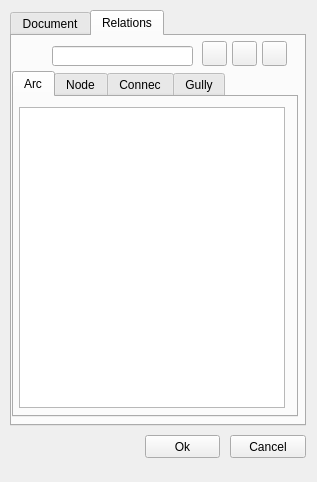
<?xml version="1.0" encoding="UTF-8"?>
<ui version="4.0">
 <class>Dialog</class>
 <widget class="QDialog" name="Dialog">
  <property name="geometry">
   <rect>
    <x>0</x>
    <y>0</y>
    <width>317</width>
    <height>482</height>
   </rect>
  </property>
  <property name="windowTitle">
   <string>Dialog</string>
  </property>
  <widget class="QTabWidget" name="tabWidget">
   <property name="geometry">
    <rect>
     <x>10</x>
     <y>10</y>
     <width>296</width>
     <height>416</height>
    </rect>
   </property>
   <property name="currentIndex">
    <number>1</number>
   </property>
   <widget class="QWidget" name="tab">
    <attribute name="title">
     <string>Document</string>
    </attribute>
    <widget class="QPushButton" name="path_doc">
     <property name="geometry">
      <rect>
       <x>195</x>
       <y>330</y>
       <width>33</width>
       <height>23</height>
      </rect>
     </property>
     <property name="text">
      <string>...</string>
     </property>
    </widget>
    <widget class="QPushButton" name="path_url">
     <property name="geometry">
      <rect>
       <x>235</x>
       <y>330</y>
       <width>35</width>
       <height>23</height>
      </rect>
     </property>
     <property name="text">
      <string>web</string>
     </property>
    </widget>
    <widget class="QLineEdit" name="doc_id">
     <property name="geometry">
      <rect>
       <x>90</x>
       <y>20</y>
       <width>181</width>
       <height>20</height>
      </rect>
     </property>
     <property name="text">
      <string/>
     </property>
    </widget>
    <widget class="QLabel" name="label_observ">
     <property name="geometry">
      <rect>
       <x>10</x>
       <y>85</y>
       <width>76</width>
       <height>22</height>
      </rect>
     </property>
     <property name="font">
      <font>
       <pointsize>8</pointsize>
      </font>
     </property>
     <property name="frameShape">
      <enum>QFrame::NoFrame</enum>
     </property>
     <property name="frameShadow">
      <enum>QFrame::Raised</enum>
     </property>
     <property name="text">
      <string>Observations:</string>
     </property>
     <property name="textFormat">
      <enum>Qt::AutoText</enum>
     </property>
     <property name="scaledContents">
      <bool>false</bool>
     </property>
     <property name="margin">
      <number>3</number>
     </property>
    </widget>
    <widget class="QLineEdit" name="observ">
     <property name="geometry">
      <rect>
       <x>90</x>
       <y>85</y>
       <width>181</width>
       <height>111</height>
      </rect>
     </property>
    </widget>
    <widget class="QComboBox" name="doc_type">
     <property name="geometry">
      <rect>
       <x>90</x>
       <y>50</y>
       <width>181</width>
       <height>20</height>
      </rect>
     </property>
     <item>
      <property name="text">
       <string>doc_type</string>
      </property>
     </item>
    </widget>
    <widget class="QLabel" name="label_doc_id">
     <property name="geometry">
      <rect>
       <x>10</x>
       <y>20</y>
       <width>59</width>
       <height>22</height>
      </rect>
     </property>
     <property name="font">
      <font>
       <pointsize>8</pointsize>
      </font>
     </property>
     <property name="frameShape">
      <enum>QFrame::NoFrame</enum>
     </property>
     <property name="frameShadow">
      <enum>QFrame::Raised</enum>
     </property>
     <property name="text">
      <string>Doc id:</string>
     </property>
     <property name="textFormat">
      <enum>Qt::AutoText</enum>
     </property>
     <property name="scaledContents">
      <bool>false</bool>
     </property>
     <property name="margin">
      <number>3</number>
     </property>
    </widget>
    <widget class="QLabel" name="label_link">
     <property name="geometry">
      <rect>
       <x>10</x>
       <y>215</y>
       <width>55</width>
       <height>22</height>
      </rect>
     </property>
     <property name="font">
      <font>
       <pointsize>8</pointsize>
      </font>
     </property>
     <property name="frameShape">
      <enum>QFrame::NoFrame</enum>
     </property>
     <property name="frameShadow">
      <enum>QFrame::Raised</enum>
     </property>
     <property name="text">
      <string>Link:</string>
     </property>
     <property name="textFormat">
      <enum>Qt::AutoText</enum>
     </property>
     <property name="scaledContents">
      <bool>false</bool>
     </property>
     <property name="margin">
      <number>3</number>
     </property>
    </widget>
    <widget class="QLineEdit" name="path">
     <property name="geometry">
      <rect>
       <x>90</x>
       <y>203</y>
       <width>181</width>
       <height>116</height>
      </rect>
     </property>
    </widget>
    <widget class="QLabel" name="label_doc_type">
     <property name="geometry">
      <rect>
       <x>10</x>
       <y>50</y>
       <width>59</width>
       <height>22</height>
      </rect>
     </property>
     <property name="font">
      <font>
       <pointsize>8</pointsize>
      </font>
     </property>
     <property name="frameShape">
      <enum>QFrame::NoFrame</enum>
     </property>
     <property name="frameShadow">
      <enum>QFrame::Raised</enum>
     </property>
     <property name="text">
      <string>Doc type:</string>
     </property>
     <property name="textFormat">
      <enum>Qt::AutoText</enum>
     </property>
     <property name="scaledContents">
      <bool>false</bool>
     </property>
     <property name="margin">
      <number>3</number>
     </property>
    </widget>
   </widget>
   <widget class="QWidget" name="tab_2">
    <attribute name="title">
     <string>Relations</string>
    </attribute>
    <widget class="QTabWidget" name="tab_feature">
     <property name="geometry">
      <rect>
       <x>0</x>
       <y>35</y>
       <width>286</width>
       <height>346</height>
      </rect>
     </property>
     <property name="currentIndex">
      <number>0</number>
     </property>
     <widget class="QWidget" name="tab_3">
      <attribute name="title">
       <string>Arc</string>
      </attribute>
      <widget class="QTableView" name="tbl_doc_x_arc">
       <property name="geometry">
        <rect>
         <x>5</x>
         <y>10</y>
         <width>266</width>
         <height>301</height>
        </rect>
       </property>
      </widget>
     </widget>
     <widget class="QWidget" name="tab_4">
      <attribute name="title">
       <string>Node</string>
      </attribute>
      <widget class="QTableView" name="tbl_doc_x_node">
       <property name="geometry">
        <rect>
         <x>5</x>
         <y>10</y>
         <width>266</width>
         <height>301</height>
        </rect>
       </property>
      </widget>
     </widget>
     <widget class="QWidget" name="tab_5">
      <attribute name="title">
       <string>Connec</string>
      </attribute>
      <widget class="QTableView" name="tbl_doc_x_connec">
       <property name="geometry">
        <rect>
         <x>5</x>
         <y>10</y>
         <width>266</width>
         <height>296</height>
        </rect>
       </property>
      </widget>
     </widget>
     <widget class="QWidget" name="tab_6">
      <attribute name="title">
       <string>Gully</string>
      </attribute>
      <widget class="QTableView" name="tbl_doc_x_gully">
       <property name="geometry">
        <rect>
         <x>5</x>
         <y>10</y>
         <width>266</width>
         <height>301</height>
        </rect>
       </property>
      </widget>
     </widget>
    </widget>
    <widget class="QLineEdit" name="feature_id">
     <property name="geometry">
      <rect>
       <x>40</x>
       <y>10</y>
       <width>141</width>
       <height>20</height>
      </rect>
     </property>
    </widget>
    <widget class="QPushButton" name="btn_delete">
     <property name="geometry">
      <rect>
       <x>220</x>
       <y>5</y>
       <width>25</width>
       <height>25</height>
      </rect>
     </property>
     <property name="text">
      <string/>
     </property>
     <property name="icon">
      <iconset>
       <normaloff>icons/widgets/112.png</normaloff>icons/widgets/112.png</iconset>
     </property>
    </widget>
    <widget class="QPushButton" name="btn_insert">
     <property name="geometry">
      <rect>
       <x>190</x>
       <y>5</y>
       <width>25</width>
       <height>25</height>
      </rect>
     </property>
     <property name="text">
      <string/>
     </property>
     <property name="icon">
      <iconset>
       <normaloff>icons/widgets/111.png</normaloff>icons/widgets/111.png</iconset>
     </property>
    </widget>
    <widget class="QPushButton" name="btn_snapping">
     <property name="geometry">
      <rect>
       <x>250</x>
       <y>5</y>
       <width>25</width>
       <height>25</height>
      </rect>
     </property>
     <property name="text">
      <string/>
     </property>
     <property name="icon">
      <iconset>
       <normaloff>icons/widgets/112.png</normaloff>icons/widgets/112.png</iconset>
     </property>
    </widget>
   </widget>
  </widget>
  <widget class="QPushButton" name="btn_cancel">
   <property name="geometry">
    <rect>
     <x>230</x>
     <y>435</y>
     <width>76</width>
     <height>23</height>
    </rect>
   </property>
   <property name="text">
    <string>Cancel</string>
   </property>
  </widget>
  <widget class="QPushButton" name="btn_accept">
   <property name="geometry">
    <rect>
     <x>145</x>
     <y>435</y>
     <width>75</width>
     <height>23</height>
    </rect>
   </property>
   <property name="text">
    <string>Ok</string>
   </property>
  </widget>
 </widget>
 <tabstops>
  <tabstop>doc_id</tabstop>
  <tabstop>doc_type</tabstop>
  <tabstop>observ</tabstop>
  <tabstop>path</tabstop>
  <tabstop>path_doc</tabstop>
  <tabstop>path_url</tabstop>
  <tabstop>btn_accept</tabstop>
  <tabstop>btn_cancel</tabstop>
 </tabstops>
 <resources/>
 <connections/>
</ui>
